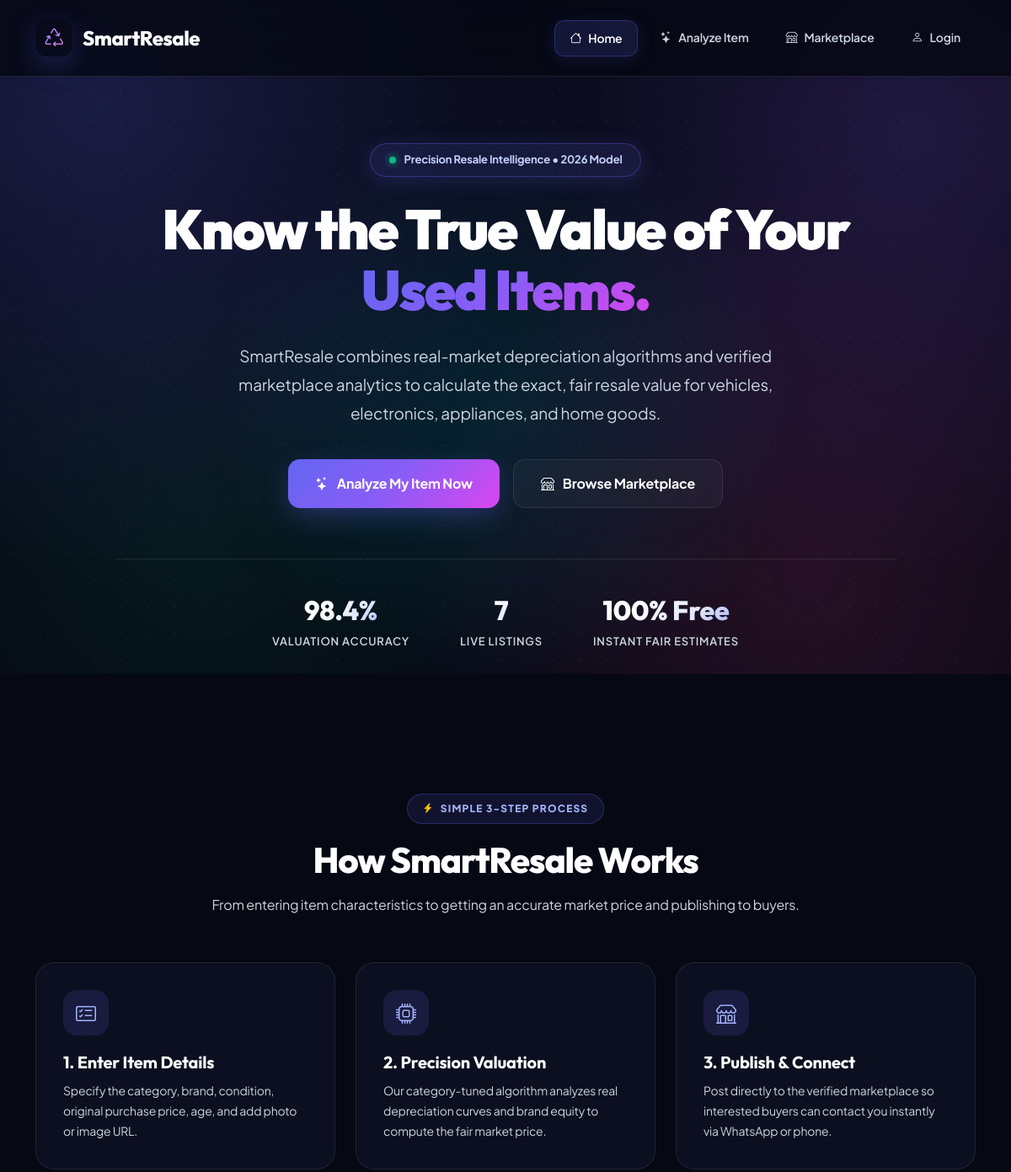
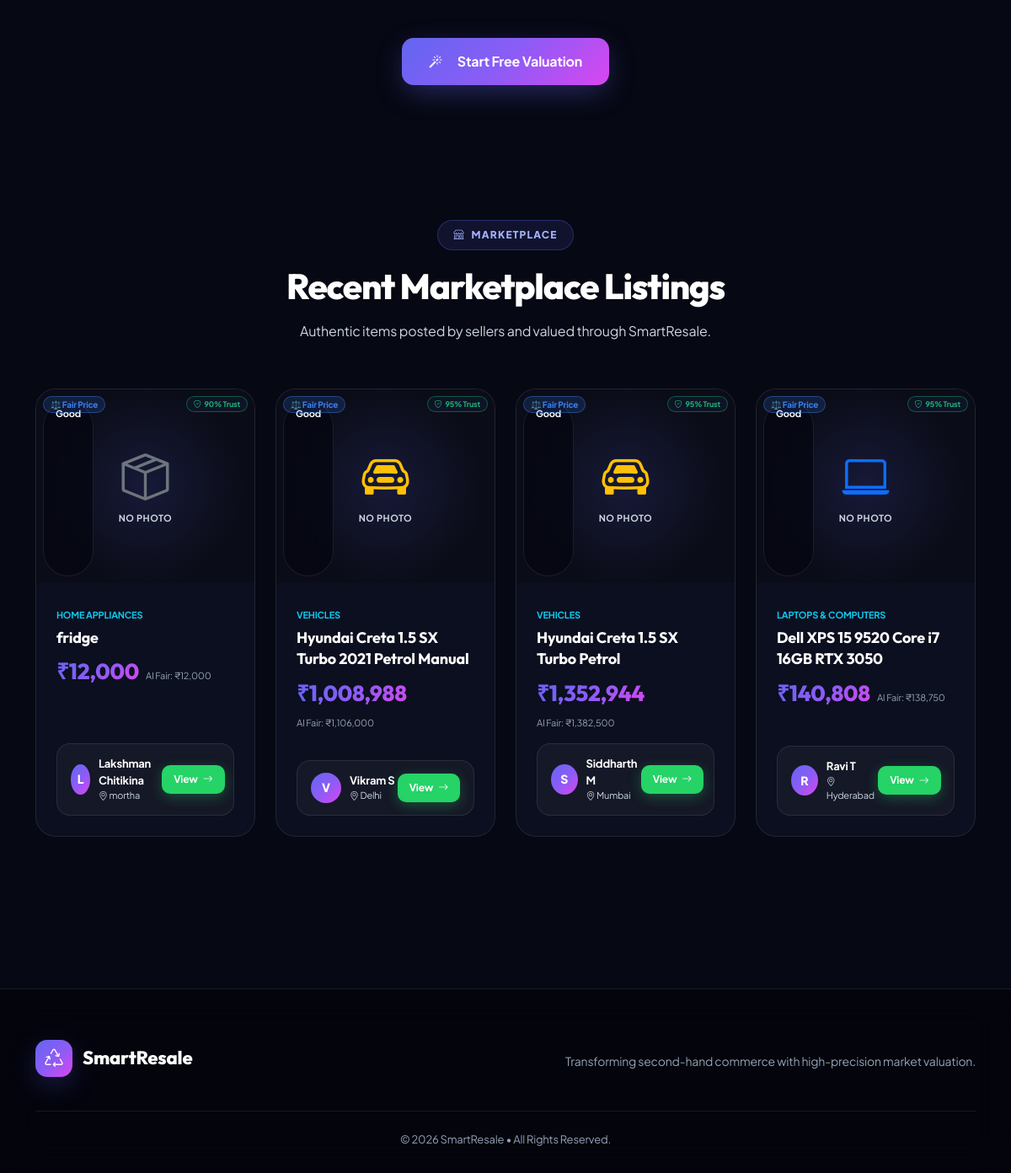
The page / on the database its author committed (2 pictures, top to bottom).
### tables this page shows
CREATE TABLE items (
            id INTEGER PRIMARY KEY AUTOINCREMENT,
            title TEXT NOT NULL,
            category TEXT,
            brand TEXT,
            condition TEXT,
            location TEXT,
            description TEXT,
            original_price REAL,
            price REAL NOT NULL,
            age INTEGER,
            image_url TEXT,
            seller_name TEXT,
            seller_contact TEXT,
            created_at TIMESTAMP DEFAULT CURRENT_TIMESTAMP
        , condition_type TEXT, current_market_price REAL, specs_json TEXT, user_id INTEGER, status TEXT DEFAULT 'ACTIVE', purchase_type TEXT DEFAULT 'firsthand', price_basis TEXT DEFAULT 'showroom_new');

### app.py (the view)
@app.route('/')
def home():
    featured_items = fetch_all("SELECT * FROM items WHERE status IS NULL OR status = 'ACTIVE' ORDER BY id DESC LIMIT 4")
    for item in featured_items:
        item['specs'] = {}
        if item.get('specs_json'):
            try:
                item['specs'] = json.loads(item['specs_json'])
            except Exception:
                item['specs'] = {}
        curr_mkt = item.get('current_market_price') or 0.0
        val = calculate_smart_valuation(
            item.get('category') or 'Other',
            item.get('brand') or '',
            item.get('condition_type') or item.get('condition') or 'Good',
            item.get('age') or 12,
            item.get('original_price') or item.get('price') or 0,
            item.get('title') or '',
            item.get('description') or '',
            current_market_price=curr_mkt,
            specs=item['specs'],
            purchase_type=item.get('purchase_type', 'firsthand'),
            location=item.get('location', ''),
            price_basis=item.get('price_basis', 'showroom_new')
        )
        item['val'] = val
        item['deal'] = compute_deal_assessment(item.get('price', 0), val.get('fair_price', 0))
        item['trust'] = compute_scam_shield_assessment(item, val)
    total_stats = fetch_one("SELECT COUNT(*) as total_listings FROM items WHERE status IS NULL OR status = 'ACTIVE'")
    return render_template(
        'index.html',
        featured_items=featured_items,
        total_listings=total_stats['total_listings'] if total_stats else 0
    )

### app.py (called while the page is built)
def get_db():
    global DB_ENGINE
    if os.getenv("FORCE_MYSQL") == "1" or os.getenv("DB_HOST"):
        conn = test_mysql_connection()
        if conn:
            DB_ENGINE = "mysql"
            return conn
    DB_ENGINE = "sqlite"
    conn = sqlite3.connect(SQLITE_PATH)
    conn.row_factory = sqlite3.Row
    return conn

def fetch_one(query, params=()):
    rows = fetch_all(query, params)
    return rows[0] if rows else None

def get_current_user():
    user_id = session.get('user_id')
    if not user_id:
        return None
    user = fetch_one("SELECT * FROM users WHERE id = %s", (user_id,))
    if user and user.get('is_blocked'):
        session.clear()
        return None
    return user

@app.context_processor
def inject_global_data():
    curr_user = get_current_user()
    unread_count = 0
    if curr_user:
        res = fetch_one("SELECT COUNT(*) as cnt FROM notifications WHERE user_id = %s AND is_read = 0", (curr_user['id'],))
        unread_count = res['cnt'] if res else 0
    return {
        'current_user': curr_user,
        'unread_notifications_count': unread_count
    }

### templates/index.html (shortened to what this page needs)
<!DOCTYPE html>
<html lang="en">
<head>
    <link href="https://cdn.jsdelivr.net/npm/bootstrap@5.3.3/dist/css/bootstrap.min.css" rel="stylesheet">
    <link href="https://cdn.jsdelivr.net/npm/bootstrap-icons@1.11.3/font/bootstrap-icons.css" rel="stylesheet">
    <link rel="stylesheet" href="{{ url_for('static', filename='style.css') }}">
</head>
<body>
<nav class="navbar navbar-expand-lg fixed-top">
    <div class="container">
        <a class="navbar-brand" href="/">
            <span class="brand-icon"><i class="bi bi-recycle"></i></span>
            SmartResale
        </a>
        <div class="collapse navbar-collapse" id="navbarNav">
            <ul class="navbar-nav ms-auto">
                <li class="nav-item">
                    <a class="nav-link active" href="/"><i class="bi bi-house"></i> Home</a>
                </li>
                <li class="nav-item">
                    <a class="nav-link" href="/analyze"><i class="bi bi-stars"></i> Analyze Item</a>
                </li>
                <li class="nav-item">
                    <a class="nav-link" href="/marketplace"><i class="bi bi-shop"></i> Marketplace</a>
                </li>
                {% if session.get('user_id') %}
                    <li class="nav-item"><a class="nav-link" href="/dashboard"><i class="bi bi-speedometer2"></i> Dashboard</a></li>
                    <li class="nav-item position-relative">
                        <a class="nav-link" href="/notifications">
                            <i class="bi bi-bell"></i>
                            {% if unread_notifications_count > 0 %}
                                <span class="position-absolute top-1 start-100 translate-middle badge rounded-pill bg-danger" style="font-size:9px;padding:3px 6px;">{{ unread_notifications_count }}</span>
                            {% endif %}
                        </a>
                    </li>
                    <li class="nav-item"><a class="nav-link" href="/logout"><i class="bi bi-box-arrow-right"></i> Logout</a></li>
                {% else %}
                    <li class="nav-item"><a class="nav-link" href="/login"><i class="bi bi-person"></i> Login</a></li>
                {% endif %}
            </ul>
        </div>
    </div>
</nav>
<section class="hero-section" id="home">
    <div class="container">
        <div class="row justify-content-center">
            <div class="col-lg-10">
                <div class="hero-badge">
                    <span class="pulse-dot"></span>
                    Precision Resale Intelligence • 2026 Model
                </div>
                <h1>
                    Know the True Value of Your <span>Used Items.</span>
                </h1>
                <p class="hero-text">
                    SmartResale combines real-market depreciation algorithms and verified marketplace analytics to calculate the exact, fair resale value for vehicles, electronics, appliances, and home goods.
                </p>
                <div class="hero-buttons">
                    <a href="/analyze" class="btn-primary-custom">
                        <i class="bi bi-stars"></i>
                        Analyze My Item Now
                    </a>
                    <a href="/marketplace" class="btn-outline-custom">
                        <i class="bi bi-shop"></i>
                        Browse Marketplace
                    </a>
                </div>
                <div class="hero-stats">
                    <div>
                        <strong>98.4%</strong>
                        <small>Valuation Accuracy</small>
                    </div>
                    <div>
                        <strong>{{ total_listings }}</strong>
                        <small>Live Listings</small>
                    </div>
                    <div>
                        <strong>100% Free</strong>
                        <small>Instant Fair Estimates</small>
                    </div>
                </div>
            </div>
        </div>
    </div>
</section>
<section class="features-section">
    <div class="container">
        <div class="section-heading">
            <div class="section-tag">
                <i class="bi bi-lightning-charge-fill text-warning"></i>
                Simple 3-Step Process
            </div>
            <h2>How SmartResale Works</h2>
            <p>From entering item characteristics to getting an accurate market price and publishing to buyers.</p>
        </div>
        <div class="row g-4">
            <div class="col-md-4">
                <div class="feature-card">
                    <div class="feature-icon">
                        <i class="bi bi-card-checklist"></i>
                    </div>
                    <h4>1. Enter Item Details</h4>
                    <p>Specify the category, brand, condition, original purchase price, age, and add photo or image URL.</p>
                </div>
            </div>
            <div class="col-md-4">
                <div class="feature-card">
                    <div class="feature-icon">
                        <i class="bi bi-cpu"></i>
                    </div>
                    <h4>2. Precision Valuation</h4>
                    <p>Our category-tuned algorithm analyzes real depreciation curves and brand equity to compute the fair market price.</p>
                </div>
            </div>
            <div class="col-md-4">
                <div class="feature-card">
                    <div class="feature-icon">
                        <i class="bi bi-shop"></i>
                    </div>
                    <h4>3. Publish & Connect</h4>
                    <p>Post directly to the verified marketplace so interested buyers can contact you instantly via WhatsApp or phone.</p>
                </div>
            </div>
        </div>
        <div class="text-center mt-5">
            <a href="/analyze" class="btn-primary-custom">
                <i class="bi bi-magic me-2"></i> Start Free Valuation
            </a>
        </div>
    </div>
</section>
<section class="analyze-section">
    <div class="container">
        <div class="section-heading">
            <div class="section-tag">
                <i class="bi bi-shop"></i>
                Marketplace
            </div>
            <h2>Recent Marketplace Listings</h2>
            <p>Authentic items posted by sellers and valued through SmartResale.</p>
        </div>
        {% if featured_items %}
            <div class="row g-4">
                {% for item in featured_items %}
                <div class="col-md-6 col-lg-3">
                    <div class="prod-card">
                        <div class="prod-img-box">
                            {% if item.image_url %}
                                <img src="{{ item.image_url }}" alt="{{ item.title }}" onerror="this.style.display='none'; this.nextElementSibling.style.display='flex';">
                                <div class="text-center text-muted" style="display: none;">
                                    <i class="bi bi-tag display-4 text-secondary"></i>
                                    <div class="small mt-1 text-muted" style="font-size: 11px;">No Photo</div>
                                </div>
                            {% else %}
                                <div class="text-center text-muted">
                                    {% if 'car' in item.title.lower() or 'vehicle' in item.category.lower() or 'kia' in item.title.lower() or 'hyundai' in item.title.lower() or 'toyota' in item.title.lower() %}
                                        <i class="bi bi-car-front display-4 text-warning"></i>
                                    {% elif 'phone' in item.title.lower() or 'mobile' in item.category.lower() or 'iphone' in item.title.lower() or 'samsung' in item.title.lower() %}
                                        <i class="bi bi-phone display-4 text-info"></i>
                                    {% elif 'laptop' in item.title.lower() or 'computer' in item.category.lower() or 'macbook' in item.title.lower() %}
                                        <i class="bi bi-laptop display-4 text-primary"></i>
                                    {% else %}
                                        <i class="bi bi-box-seam display-4 text-secondary"></i>
                                    {% endif %}
                                    <div class="small mt-2 text-muted fw-bold" style="font-size: 11px; letter-spacing: 0.5px;">NO PHOTO</div>
                                </div>
                            {% endif %}
                            {% if item.deal %}
                                <span class="badge position-absolute top-0 start-0 m-2 px-2 py-1 rounded-pill" style="background: {{ item.deal.bg_color }}; color: {{ item.deal.color }}; border: 1px solid {{ item.deal.border_color }}; font-size: 10px; font-weight: 700; z-index: 2;">
                                    {{ item.deal.badge_short }}
                                </span>
                            {% endif %}
                            {% if item.trust %}
                                <span class="badge position-absolute top-0 end-0 m-2 px-2 py-1 rounded-pill" style="background: rgba(15, 23, 42, 0.85); color: {{ item.trust.level_color }}; border: 1px solid {{ item.trust.level_color }}66; font-size: 9px; font-weight: 700; z-index: 2;">
                                    <i class="bi bi-shield-check me-1"></i>{{ item.trust.score }}% Trust
                                </span>
                            {% endif %}
                            <span class="badge-condition" style="bottom: 8px; left: 8px;">{{ item.condition_type or item.condition or 'Good' }}</span>
                        </div>
                        <div class="prod-body">
                            <div>
                                <span class="text-info fw-bold" style="font-size: 11px; text-transform: uppercase;">{{ item.category }}</span>
                                <h5 class="prod-title mt-1">{{ item.title }}</h5>
                                <div class="d-flex align-items-baseline gap-2 mt-2 flex-wrap">
                                    <span class="prod-price">₹{{ "{:,.0f}".format(item.price) }}</span>
                                    {% if item.val and item.val.fair_price and item.val.fair_price > 0 %}
                                        <span class="small" style="font-size: 11px; color: #94a3b8;">
                                            AI Fair: ₹{{ "{:,.0f}".format(item.val.fair_price) }}
                                        </span>
                                    {% endif %}
                                </div>
                            </div>
                            <div class="seller-box">
                                <div class="seller-info">
                                    <div class="seller-avatar">{{ item.seller_name[:1] if item.seller_name else 'S' }}</div>
                                    <div>
                                        <div class="text-white fw-bold" style="font-size: 13px;">{{ item.seller_name or 'Seller' }}</div>
                                        <div class="text-muted" style="font-size: 11px;"><i class="bi bi-geo-alt"></i> {{ item.location.split(',')[0] }}</div>
                                    </div>
                                </div>
                                <a href="/item/{{ item.id }}" class="contact-btn whatsapp-btn">
                                    View <i class="bi bi-arrow-right"></i>
                                </a>
                            </div>
                        </div>
                    </div>
                </div>
                {% endfor %}
            </div>
        {% endif %}
    </div>
</section>
<footer>
    <div class="container">
        <div class="footer-content">
            <div class="footer-brand">
                <span class="brand-icon"><i class="bi bi-recycle"></i></span>
                SmartResale
            </div>
            <p class="mb-0">Transforming second-hand commerce with high-precision market valuation.</p>
        </div>
        <div class="footer-bottom text-center">
            © 2026 SmartResale • All Rights Reserved.
        </div>
    </div>
</footer>
</body>
</html>

### rows shown on the page
items: image_url "NO PHOTO", deal.badge_short "⚖️ Fair Price", trust.score "90", condition_type "Good", category "HOME APPLIANCES", title "fridge", price "12,000", val.fair_price "12,000", seller_name "L", seller_name "Lakshman Chitikina", location "mortha"
items: image_url "NO PHOTO", deal.badge_short "⚖️ Fair Price", trust.score "95", condition_type "Good", category "VEHICLES", title "Hyundai Creta 1.5 SX Turbo 2021 Petrol Manual", price "1,008,988", val.fair_price "1,106,000", seller_name "V", seller_name "Vikram S", location "Delhi"
items: image_url "NO PHOTO", deal.badge_short "⚖️ Fair Price", trust.score "95", condition_type "Good", category "VEHICLES", title "Hyundai Creta 1.5 SX Turbo Petrol", price "1,352,944", val.fair_price "1,382,500", seller_name "S", seller_name "Siddharth M", location "Mumbai"
items: image_url "NO PHOTO", deal.badge_short "⚖️ Fair Price", trust.score "95", condition_type "Good", category "LAPTOPS & COMPUTERS", title "Dell XPS 15 9520 Core i7 16GB RTX 3050", price "140,808", val.fair_price "138,750", seller_name "R", seller_name "Ravi T", location "Hyderabad"

### other values the page prints
{{ total_listings }} "7"
